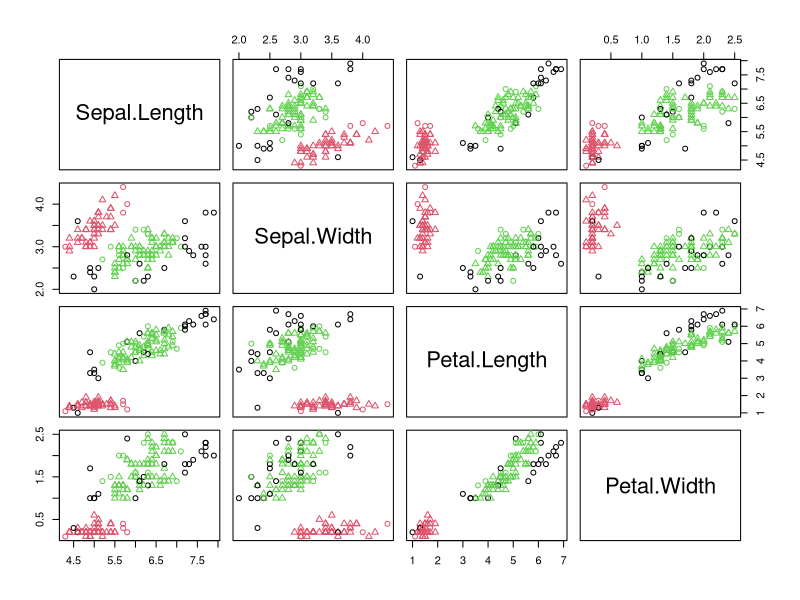
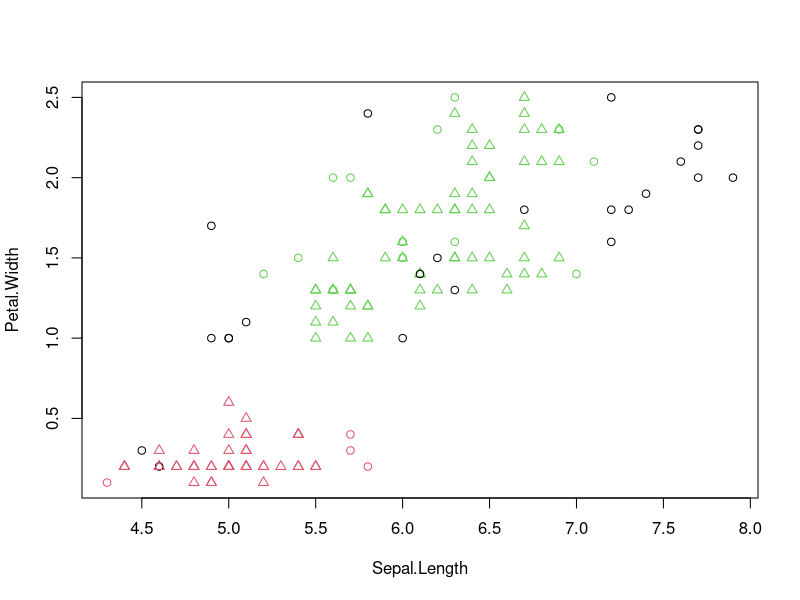
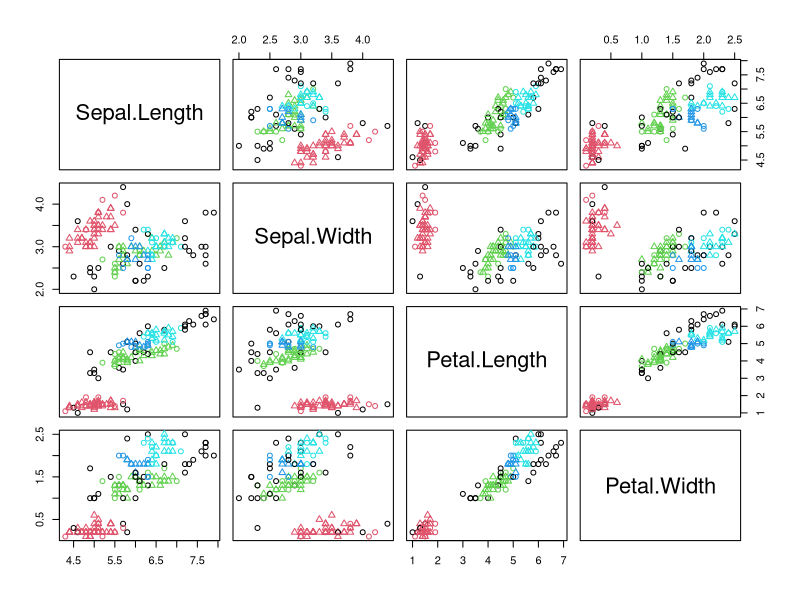
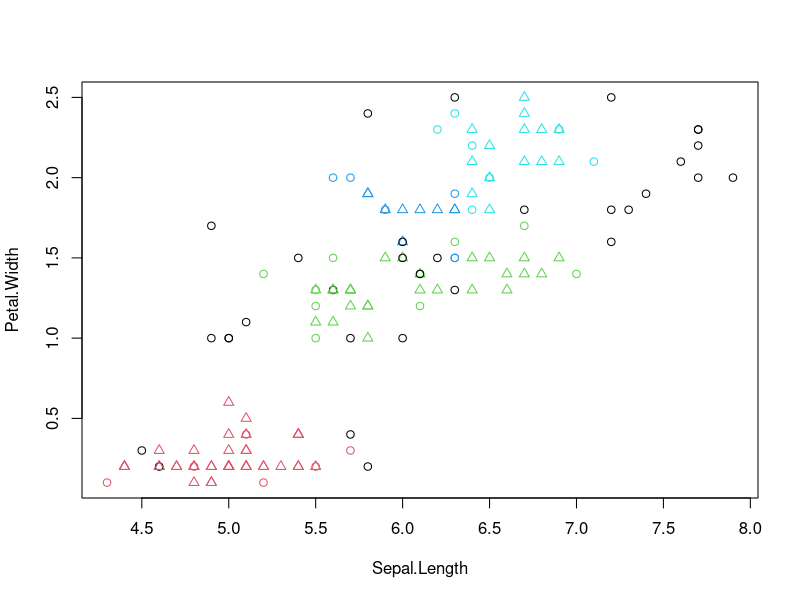

These charts were generated, in order, by the following R code:
#DBSCAN
#install.packages("fpc")
library(fpc)
iris2 <- iris[-5] # remove class tags
ds <- dbscan(iris2, eps=0.45, MinPts=5)
 # compare clusters with original class labels
  ds
str(ds)
ds$cluster
table(ds$cluster, iris$Species) #cluster 0 indicates noise/outliers
plot(ds, iris2) #plots all attribute combination (one vs other) for 4 clusters


plot(ds, iris2[c(1,4)]) #plotting two features distribution clusterwise

#other values of parameters

ds1 <- dbscan(iris2, eps=0.40, MinPts=5)
ds1$cluster
table(ds1$cluster, iris$Species) #cluster 0 indicates noise/outliers
plot(ds1, iris2) #plots all attribute combination (one vs other) for 4 clusters


plot(ds1, iris2[c(1,4)]) #plotting two features distribution clusterwise
